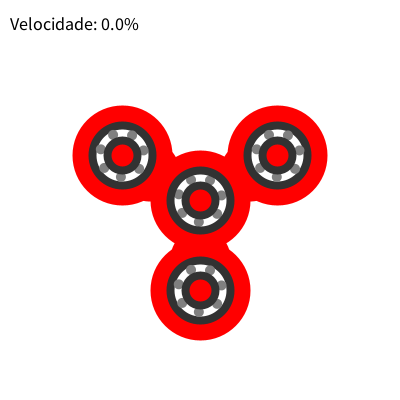
Frame 1 (no input)
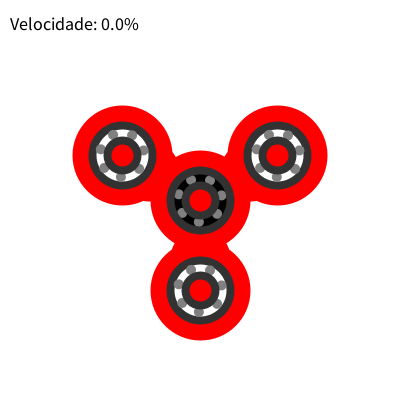
Frame 60 (the mouse pressed at the canvas centre just before this capture)
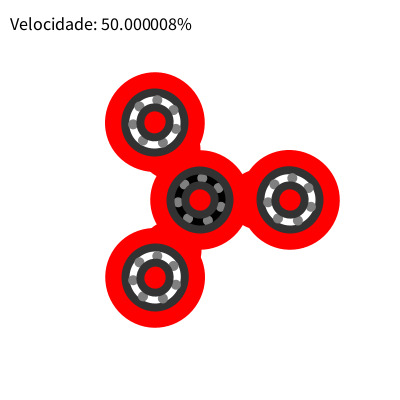
Frame 120 (the mouse held since frame 60 and released just before this capture)

The Processing sketch that drew these frames (run headless with seeded random() and noise(); from frame 60 on, the mouse is pressed at the canvas centre):

// Processing sketch: HelloSpinner
// ── HelloSpinner.pde
void setup() {

  size(400, 400);
}

int i = 1;
float angle = 0;

void draw() {
  background(255);

  pushMatrix();
  translate(width/2, height/2);
  rotate(radians(angle));
  Spinner spinner = new Spinner(255, 0, 0);
  spinner.show();

  if (mouseX > (width/2)) {

    angle = angle + (mouseY * 0.15);
  } else {

    angle = angle + (mouseY * 0.15) * (-1);
  }

  popMatrix();

  fill(0);
  textSize(18);
  text("Velocidade: " + (mouseY * 0.15)/60*100 + "%", 10, 30);
}

class Spinner {

  float R, G, B;

  Spinner(int R, int G, int B) {

    this.R = R;
    this.G = G;
    this.B = B;
  }

  void show() {

    translate(-width/2, -height/2);

    showBody();
    showCentralRoller();
  }

  void showBody() {

    float xi = width/2;
    float yi = height/2;

    float xf, yf, xm, ym;

    stroke(this.R, this.G, this.B);
    strokeWeight(20);
    ellipse(xi, yi, 80, 80);

    float angle;
    float radius = 90;
    float gap = 58;

    for (int i = 1; i <= 3; i++) {
      strokeWeight(60);
      stroke(this.R, this.G, this.B);

      angle = radians(120 * i);

      xf = (sin(angle) * radius); 
      yf = (cos(angle) * radius);

      xm = (sin(angle) * gap); 
      ym = (cos(angle) * gap);

      line(xi + xm, yi + ym, xi + xf, yi + yf);

      showRoller(xi + xf, yi + yf);
    }
  }

  void showCentralRoller() {

    for (int i = 1; i <= 7; i++) {

      float xi, yi, xf, yf, angle, radius;
      xi = width/2;
      yi = height/2;
      angle = radians(51 * i);
      radius = 22;


      xf = (sin(angle) * radius); 
      yf = (cos(angle) * radius);

      fill(128);
      noStroke();
      strokeWeight(8);
      ellipse(xi + xf, yi + yf, 10, 10);
    } 

    fill(255, 1);
    stroke(50);
    strokeWeight(8);
    ellipse(width/2, height/2, 60, 60);

    fill(this.R, this.G, this.B);
    stroke(50);
    strokeWeight(8);
    ellipse(width/2, height/2, 30, 30);
  }

  void showRoller(float xi, float yi) {

    fill(0, 1);
    stroke(this.R, this.G, this.B);
    strokeWeight(20);
    ellipse(xi, yi, 80, 80);

    fill(255);
    stroke(50);
    strokeWeight(8);
    ellipse(xi, yi, 60, 60);

    for (int i = 1; i <= 7; i++) {

      float xf, yf, angle, radius;

      angle = radians(51 * i);
      radius = 22;

      xf = (sin(angle) * radius); 
      yf = (cos(angle) * radius);

      fill(128);
      noStroke();
      ellipse(xi + xf, yi + yf, 10, 10);
    }



    fill(this.R, this.G, this.B);
    stroke(50);
    strokeWeight(8);
    ellipse(xi, yi, 30, 30);
  }
}
